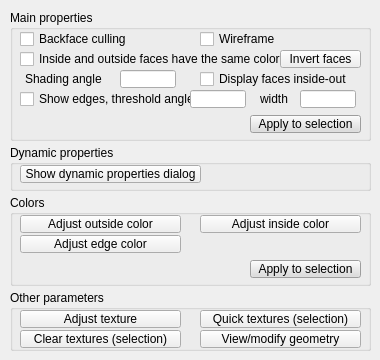
<?xml version="1.0" encoding="UTF-8"?>
<ui version="4.0">
 <class>CQDlgShapes</class>
 <widget class="QDialog" name="CQDlgShapes">
  <property name="windowModality">
   <enum>Qt::NonModal</enum>
  </property>
  <property name="geometry">
   <rect>
    <x>0</x>
    <y>0</y>
    <width>380</width>
    <height>360</height>
   </rect>
  </property>
  <property name="windowTitle">
   <string>Shape Properties</string>
  </property>
  <property name="windowOpacity">
   <double>1.000000000000000</double>
  </property>
  <property name="locale">
   <locale language="English" country="UnitedStates"/>
  </property>
  <property name="modal">
   <bool>false</bool>
  </property>
  <widget class="QGroupBox" name="groupBox">
   <property name="geometry">
    <rect>
     <x>10</x>
     <y>10</y>
     <width>361</width>
     <height>131</height>
    </rect>
   </property>
   <property name="title">
    <string>Main properties</string>
   </property>
   <property name="flat">
    <bool>true</bool>
   </property>
   <widget class="QCheckBox" name="qqBackfaceCulling">
    <property name="geometry">
     <rect>
      <x>10</x>
      <y>20</y>
      <width>151</width>
      <height>18</height>
     </rect>
    </property>
    <property name="focusPolicy">
     <enum>Qt::StrongFocus</enum>
    </property>
    <property name="text">
     <string>Backface culling</string>
    </property>
   </widget>
   <widget class="QCheckBox" name="qqWireframe">
    <property name="geometry">
     <rect>
      <x>190</x>
      <y>20</y>
      <width>151</width>
      <height>18</height>
     </rect>
    </property>
    <property name="focusPolicy">
     <enum>Qt::StrongFocus</enum>
    </property>
    <property name="text">
     <string>Wireframe</string>
    </property>
   </widget>
   <widget class="QCheckBox" name="qqSameColorInsideAndOutside">
    <property name="geometry">
     <rect>
      <x>10</x>
      <y>40</y>
      <width>261</width>
      <height>18</height>
     </rect>
    </property>
    <property name="focusPolicy">
     <enum>Qt::StrongFocus</enum>
    </property>
    <property name="text">
     <string>Inside and outside faces have the same color</string>
    </property>
   </widget>
   <widget class="QCheckBox" name="qqShowEdges">
    <property name="geometry">
     <rect>
      <x>10</x>
      <y>80</y>
      <width>171</width>
      <height>18</height>
     </rect>
    </property>
    <property name="focusPolicy">
     <enum>Qt::StrongFocus</enum>
    </property>
    <property name="text">
     <string>Show edges, threshold angle</string>
    </property>
   </widget>
   <widget class="QLineEdit" name="qqEdgesWidth">
    <property name="geometry">
     <rect>
      <x>290</x>
      <y>80</y>
      <width>56</width>
      <height>18</height>
     </rect>
    </property>
   </widget>
   <widget class="QLabel" name="label">
    <property name="geometry">
     <rect>
      <x>15</x>
      <y>60</y>
      <width>91</width>
      <height>18</height>
     </rect>
    </property>
    <property name="text">
     <string>Shading angle</string>
    </property>
   </widget>
   <widget class="QLineEdit" name="qqShadingAngle">
    <property name="geometry">
     <rect>
      <x>110</x>
      <y>60</y>
      <width>56</width>
      <height>18</height>
     </rect>
    </property>
   </widget>
   <widget class="QToolButton" name="qqApplyMain">
    <property name="geometry">
     <rect>
      <x>240</x>
      <y>105</y>
      <width>111</width>
      <height>18</height>
     </rect>
    </property>
    <property name="palette">
     <palette>
      <active>
       <colorrole role="WindowText">
        <brush brushstyle="SolidPattern">
         <color alpha="255">
          <red>0</red>
          <green>0</green>
          <blue>0</blue>
         </color>
        </brush>
       </colorrole>
       <colorrole role="Button">
        <brush brushstyle="SolidPattern">
         <color alpha="255">
          <red>220</red>
          <green>220</green>
          <blue>220</blue>
         </color>
        </brush>
       </colorrole>
       <colorrole role="Light">
        <brush brushstyle="SolidPattern">
         <color alpha="255">
          <red>255</red>
          <green>255</green>
          <blue>255</blue>
         </color>
        </brush>
       </colorrole>
       <colorrole role="Midlight">
        <brush brushstyle="SolidPattern">
         <color alpha="255">
          <red>237</red>
          <green>237</green>
          <blue>237</blue>
         </color>
        </brush>
       </colorrole>
       <colorrole role="Dark">
        <brush brushstyle="SolidPattern">
         <color alpha="255">
          <red>110</red>
          <green>110</green>
          <blue>110</blue>
         </color>
        </brush>
       </colorrole>
       <colorrole role="Mid">
        <brush brushstyle="SolidPattern">
         <color alpha="255">
          <red>147</red>
          <green>147</green>
          <blue>147</blue>
         </color>
        </brush>
       </colorrole>
       <colorrole role="Text">
        <brush brushstyle="SolidPattern">
         <color alpha="255">
          <red>0</red>
          <green>0</green>
          <blue>0</blue>
         </color>
        </brush>
       </colorrole>
       <colorrole role="BrightText">
        <brush brushstyle="SolidPattern">
         <color alpha="255">
          <red>255</red>
          <green>255</green>
          <blue>255</blue>
         </color>
        </brush>
       </colorrole>
       <colorrole role="ButtonText">
        <brush brushstyle="SolidPattern">
         <color alpha="255">
          <red>0</red>
          <green>0</green>
          <blue>0</blue>
         </color>
        </brush>
       </colorrole>
       <colorrole role="Base">
        <brush brushstyle="SolidPattern">
         <color alpha="255">
          <red>255</red>
          <green>255</green>
          <blue>255</blue>
         </color>
        </brush>
       </colorrole>
       <colorrole role="Window">
        <brush brushstyle="SolidPattern">
         <color alpha="255">
          <red>220</red>
          <green>220</green>
          <blue>220</blue>
         </color>
        </brush>
       </colorrole>
       <colorrole role="Shadow">
        <brush brushstyle="SolidPattern">
         <color alpha="255">
          <red>0</red>
          <green>0</green>
          <blue>0</blue>
         </color>
        </brush>
       </colorrole>
       <colorrole role="AlternateBase">
        <brush brushstyle="SolidPattern">
         <color alpha="255">
          <red>237</red>
          <green>237</green>
          <blue>237</blue>
         </color>
        </brush>
       </colorrole>
       <colorrole role="ToolTipBase">
        <brush brushstyle="SolidPattern">
         <color alpha="255">
          <red>255</red>
          <green>255</green>
          <blue>220</blue>
         </color>
        </brush>
       </colorrole>
       <colorrole role="ToolTipText">
        <brush brushstyle="SolidPattern">
         <color alpha="255">
          <red>0</red>
          <green>0</green>
          <blue>0</blue>
         </color>
        </brush>
       </colorrole>
      </active>
      <inactive>
       <colorrole role="WindowText">
        <brush brushstyle="SolidPattern">
         <color alpha="255">
          <red>0</red>
          <green>0</green>
          <blue>0</blue>
         </color>
        </brush>
       </colorrole>
       <colorrole role="Button">
        <brush brushstyle="SolidPattern">
         <color alpha="255">
          <red>220</red>
          <green>220</green>
          <blue>220</blue>
         </color>
        </brush>
       </colorrole>
       <colorrole role="Light">
        <brush brushstyle="SolidPattern">
         <color alpha="255">
          <red>255</red>
          <green>255</green>
          <blue>255</blue>
         </color>
        </brush>
       </colorrole>
       <colorrole role="Midlight">
        <brush brushstyle="SolidPattern">
         <color alpha="255">
          <red>237</red>
          <green>237</green>
          <blue>237</blue>
         </color>
        </brush>
       </colorrole>
       <colorrole role="Dark">
        <brush brushstyle="SolidPattern">
         <color alpha="255">
          <red>110</red>
          <green>110</green>
          <blue>110</blue>
         </color>
        </brush>
       </colorrole>
       <colorrole role="Mid">
        <brush brushstyle="SolidPattern">
         <color alpha="255">
          <red>147</red>
          <green>147</green>
          <blue>147</blue>
         </color>
        </brush>
       </colorrole>
       <colorrole role="Text">
        <brush brushstyle="SolidPattern">
         <color alpha="255">
          <red>0</red>
          <green>0</green>
          <blue>0</blue>
         </color>
        </brush>
       </colorrole>
       <colorrole role="BrightText">
        <brush brushstyle="SolidPattern">
         <color alpha="255">
          <red>255</red>
          <green>255</green>
          <blue>255</blue>
         </color>
        </brush>
       </colorrole>
       <colorrole role="ButtonText">
        <brush brushstyle="SolidPattern">
         <color alpha="255">
          <red>0</red>
          <green>0</green>
          <blue>0</blue>
         </color>
        </brush>
       </colorrole>
       <colorrole role="Base">
        <brush brushstyle="SolidPattern">
         <color alpha="255">
          <red>255</red>
          <green>255</green>
          <blue>255</blue>
         </color>
        </brush>
       </colorrole>
       <colorrole role="Window">
        <brush brushstyle="SolidPattern">
         <color alpha="255">
          <red>220</red>
          <green>220</green>
          <blue>220</blue>
         </color>
        </brush>
       </colorrole>
       <colorrole role="Shadow">
        <brush brushstyle="SolidPattern">
         <color alpha="255">
          <red>0</red>
          <green>0</green>
          <blue>0</blue>
         </color>
        </brush>
       </colorrole>
       <colorrole role="AlternateBase">
        <brush brushstyle="SolidPattern">
         <color alpha="255">
          <red>237</red>
          <green>237</green>
          <blue>237</blue>
         </color>
        </brush>
       </colorrole>
       <colorrole role="ToolTipBase">
        <brush brushstyle="SolidPattern">
         <color alpha="255">
          <red>255</red>
          <green>255</green>
          <blue>220</blue>
         </color>
        </brush>
       </colorrole>
       <colorrole role="ToolTipText">
        <brush brushstyle="SolidPattern">
         <color alpha="255">
          <red>0</red>
          <green>0</green>
          <blue>0</blue>
         </color>
        </brush>
       </colorrole>
      </inactive>
      <disabled>
       <colorrole role="WindowText">
        <brush brushstyle="SolidPattern">
         <color alpha="255">
          <red>110</red>
          <green>110</green>
          <blue>110</blue>
         </color>
        </brush>
       </colorrole>
       <colorrole role="Button">
        <brush brushstyle="SolidPattern">
         <color alpha="255">
          <red>220</red>
          <green>220</green>
          <blue>220</blue>
         </color>
        </brush>
       </colorrole>
       <colorrole role="Light">
        <brush brushstyle="SolidPattern">
         <color alpha="255">
          <red>255</red>
          <green>255</green>
          <blue>255</blue>
         </color>
        </brush>
       </colorrole>
       <colorrole role="Midlight">
        <brush brushstyle="SolidPattern">
         <color alpha="255">
          <red>237</red>
          <green>237</green>
          <blue>237</blue>
         </color>
        </brush>
       </colorrole>
       <colorrole role="Dark">
        <brush brushstyle="SolidPattern">
         <color alpha="255">
          <red>110</red>
          <green>110</green>
          <blue>110</blue>
         </color>
        </brush>
       </colorrole>
       <colorrole role="Mid">
        <brush brushstyle="SolidPattern">
         <color alpha="255">
          <red>147</red>
          <green>147</green>
          <blue>147</blue>
         </color>
        </brush>
       </colorrole>
       <colorrole role="Text">
        <brush brushstyle="SolidPattern">
         <color alpha="255">
          <red>110</red>
          <green>110</green>
          <blue>110</blue>
         </color>
        </brush>
       </colorrole>
       <colorrole role="BrightText">
        <brush brushstyle="SolidPattern">
         <color alpha="255">
          <red>255</red>
          <green>255</green>
          <blue>255</blue>
         </color>
        </brush>
       </colorrole>
       <colorrole role="ButtonText">
        <brush brushstyle="SolidPattern">
         <color alpha="255">
          <red>110</red>
          <green>110</green>
          <blue>110</blue>
         </color>
        </brush>
       </colorrole>
       <colorrole role="Base">
        <brush brushstyle="SolidPattern">
         <color alpha="255">
          <red>220</red>
          <green>220</green>
          <blue>220</blue>
         </color>
        </brush>
       </colorrole>
       <colorrole role="Window">
        <brush brushstyle="SolidPattern">
         <color alpha="255">
          <red>220</red>
          <green>220</green>
          <blue>220</blue>
         </color>
        </brush>
       </colorrole>
       <colorrole role="Shadow">
        <brush brushstyle="SolidPattern">
         <color alpha="255">
          <red>0</red>
          <green>0</green>
          <blue>0</blue>
         </color>
        </brush>
       </colorrole>
       <colorrole role="AlternateBase">
        <brush brushstyle="SolidPattern">
         <color alpha="255">
          <red>220</red>
          <green>220</green>
          <blue>220</blue>
         </color>
        </brush>
       </colorrole>
       <colorrole role="ToolTipBase">
        <brush brushstyle="SolidPattern">
         <color alpha="255">
          <red>255</red>
          <green>255</green>
          <blue>220</blue>
         </color>
        </brush>
       </colorrole>
       <colorrole role="ToolTipText">
        <brush brushstyle="SolidPattern">
         <color alpha="255">
          <red>0</red>
          <green>0</green>
          <blue>0</blue>
         </color>
        </brush>
       </colorrole>
      </disabled>
     </palette>
    </property>
    <property name="focusPolicy">
     <enum>Qt::StrongFocus</enum>
    </property>
    <property name="text">
     <string>Apply to selection</string>
    </property>
   </widget>
   <widget class="QToolButton" name="qqInvertFaces">
    <property name="geometry">
     <rect>
      <x>270</x>
      <y>40</y>
      <width>81</width>
      <height>18</height>
     </rect>
    </property>
    <property name="focusPolicy">
     <enum>Qt::StrongFocus</enum>
    </property>
    <property name="text">
     <string>Invert faces</string>
    </property>
   </widget>
   <widget class="QLineEdit" name="qqEdgesAngle">
    <property name="geometry">
     <rect>
      <x>180</x>
      <y>80</y>
      <width>56</width>
      <height>18</height>
     </rect>
    </property>
   </widget>
   <widget class="QLabel" name="label_2">
    <property name="geometry">
     <rect>
      <x>250</x>
      <y>80</y>
      <width>41</width>
      <height>18</height>
     </rect>
    </property>
    <property name="text">
     <string>width</string>
    </property>
   </widget>
   <widget class="QCheckBox" name="qqInsideOutDisplay">
    <property name="geometry">
     <rect>
      <x>190</x>
      <y>60</y>
      <width>151</width>
      <height>18</height>
     </rect>
    </property>
    <property name="focusPolicy">
     <enum>Qt::StrongFocus</enum>
    </property>
    <property name="text">
     <string>Display faces inside-out</string>
    </property>
   </widget>
  </widget>
  <widget class="QGroupBox" name="groupBox_2">
   <property name="geometry">
    <rect>
     <x>10</x>
     <y>145</y>
     <width>361</width>
     <height>46</height>
    </rect>
   </property>
   <property name="title">
    <string>Dynamic properties</string>
   </property>
   <property name="flat">
    <bool>true</bool>
   </property>
   <widget class="QToolButton" name="qqEditDynamics">
    <property name="geometry">
     <rect>
      <x>10</x>
      <y>20</y>
      <width>181</width>
      <height>18</height>
     </rect>
    </property>
    <property name="focusPolicy">
     <enum>Qt::StrongFocus</enum>
    </property>
    <property name="text">
     <string>Show dynamic properties dialog</string>
    </property>
    <property name="checkable">
     <bool>true</bool>
    </property>
   </widget>
  </widget>
  <widget class="QGroupBox" name="groupBox_3">
   <property name="geometry">
    <rect>
     <x>10</x>
     <y>195</y>
     <width>361</width>
     <height>91</height>
    </rect>
   </property>
   <property name="title">
    <string>Colors</string>
   </property>
   <property name="flat">
    <bool>true</bool>
   </property>
   <widget class="QToolButton" name="qqAdjustOutsideColor">
    <property name="geometry">
     <rect>
      <x>10</x>
      <y>20</y>
      <width>161</width>
      <height>18</height>
     </rect>
    </property>
    <property name="focusPolicy">
     <enum>Qt::StrongFocus</enum>
    </property>
    <property name="text">
     <string>Adjust outside color</string>
    </property>
   </widget>
   <widget class="QToolButton" name="qqAdjustInsideColor">
    <property name="geometry">
     <rect>
      <x>190</x>
      <y>20</y>
      <width>161</width>
      <height>18</height>
     </rect>
    </property>
    <property name="focusPolicy">
     <enum>Qt::StrongFocus</enum>
    </property>
    <property name="text">
     <string>Adjust inside color</string>
    </property>
   </widget>
   <widget class="QToolButton" name="qqAdjustEdgeColor">
    <property name="geometry">
     <rect>
      <x>10</x>
      <y>40</y>
      <width>161</width>
      <height>18</height>
     </rect>
    </property>
    <property name="focusPolicy">
     <enum>Qt::StrongFocus</enum>
    </property>
    <property name="text">
     <string>Adjust edge color</string>
    </property>
   </widget>
   <widget class="QToolButton" name="qqApplyColors">
    <property name="geometry">
     <rect>
      <x>240</x>
      <y>65</y>
      <width>111</width>
      <height>18</height>
     </rect>
    </property>
    <property name="palette">
     <palette>
      <active>
       <colorrole role="WindowText">
        <brush brushstyle="SolidPattern">
         <color alpha="255">
          <red>0</red>
          <green>0</green>
          <blue>0</blue>
         </color>
        </brush>
       </colorrole>
       <colorrole role="Button">
        <brush brushstyle="SolidPattern">
         <color alpha="255">
          <red>220</red>
          <green>220</green>
          <blue>220</blue>
         </color>
        </brush>
       </colorrole>
       <colorrole role="Light">
        <brush brushstyle="SolidPattern">
         <color alpha="255">
          <red>255</red>
          <green>255</green>
          <blue>255</blue>
         </color>
        </brush>
       </colorrole>
       <colorrole role="Midlight">
        <brush brushstyle="SolidPattern">
         <color alpha="255">
          <red>237</red>
          <green>237</green>
          <blue>237</blue>
         </color>
        </brush>
       </colorrole>
       <colorrole role="Dark">
        <brush brushstyle="SolidPattern">
         <color alpha="255">
          <red>110</red>
          <green>110</green>
          <blue>110</blue>
         </color>
        </brush>
       </colorrole>
       <colorrole role="Mid">
        <brush brushstyle="SolidPattern">
         <color alpha="255">
          <red>147</red>
          <green>147</green>
          <blue>147</blue>
         </color>
        </brush>
       </colorrole>
       <colorrole role="Text">
        <brush brushstyle="SolidPattern">
         <color alpha="255">
          <red>0</red>
          <green>0</green>
          <blue>0</blue>
         </color>
        </brush>
       </colorrole>
       <colorrole role="BrightText">
        <brush brushstyle="SolidPattern">
         <color alpha="255">
          <red>255</red>
          <green>255</green>
          <blue>255</blue>
         </color>
        </brush>
       </colorrole>
       <colorrole role="ButtonText">
        <brush brushstyle="SolidPattern">
         <color alpha="255">
          <red>0</red>
          <green>0</green>
          <blue>0</blue>
         </color>
        </brush>
       </colorrole>
       <colorrole role="Base">
        <brush brushstyle="SolidPattern">
         <color alpha="255">
          <red>255</red>
          <green>255</green>
          <blue>255</blue>
         </color>
        </brush>
       </colorrole>
       <colorrole role="Window">
        <brush brushstyle="SolidPattern">
         <color alpha="255">
          <red>220</red>
          <green>220</green>
          <blue>220</blue>
         </color>
        </brush>
       </colorrole>
       <colorrole role="Shadow">
        <brush brushstyle="SolidPattern">
         <color alpha="255">
          <red>0</red>
          <green>0</green>
          <blue>0</blue>
         </color>
        </brush>
       </colorrole>
       <colorrole role="AlternateBase">
        <brush brushstyle="SolidPattern">
         <color alpha="255">
          <red>237</red>
          <green>237</green>
          <blue>237</blue>
         </color>
        </brush>
       </colorrole>
       <colorrole role="ToolTipBase">
        <brush brushstyle="SolidPattern">
         <color alpha="255">
          <red>255</red>
          <green>255</green>
          <blue>220</blue>
         </color>
        </brush>
       </colorrole>
       <colorrole role="ToolTipText">
        <brush brushstyle="SolidPattern">
         <color alpha="255">
          <red>0</red>
          <green>0</green>
          <blue>0</blue>
         </color>
        </brush>
       </colorrole>
      </active>
      <inactive>
       <colorrole role="WindowText">
        <brush brushstyle="SolidPattern">
         <color alpha="255">
          <red>0</red>
          <green>0</green>
          <blue>0</blue>
         </color>
        </brush>
       </colorrole>
       <colorrole role="Button">
        <brush brushstyle="SolidPattern">
         <color alpha="255">
          <red>220</red>
          <green>220</green>
          <blue>220</blue>
         </color>
        </brush>
       </colorrole>
       <colorrole role="Light">
        <brush brushstyle="SolidPattern">
         <color alpha="255">
          <red>255</red>
          <green>255</green>
          <blue>255</blue>
         </color>
        </brush>
       </colorrole>
       <colorrole role="Midlight">
        <brush brushstyle="SolidPattern">
         <color alpha="255">
          <red>237</red>
          <green>237</green>
          <blue>237</blue>
         </color>
        </brush>
       </colorrole>
       <colorrole role="Dark">
        <brush brushstyle="SolidPattern">
         <color alpha="255">
          <red>110</red>
          <green>110</green>
          <blue>110</blue>
         </color>
        </brush>
       </colorrole>
       <colorrole role="Mid">
        <brush brushstyle="SolidPattern">
         <color alpha="255">
          <red>147</red>
          <green>147</green>
          <blue>147</blue>
         </color>
        </brush>
       </colorrole>
       <colorrole role="Text">
        <brush brushstyle="SolidPattern">
         <color alpha="255">
          <red>0</red>
          <green>0</green>
          <blue>0</blue>
         </color>
        </brush>
       </colorrole>
       <colorrole role="BrightText">
        <brush brushstyle="SolidPattern">
         <color alpha="255">
          <red>255</red>
          <green>255</green>
          <blue>255</blue>
         </color>
        </brush>
       </colorrole>
       <colorrole role="ButtonText">
        <brush brushstyle="SolidPattern">
         <color alpha="255">
          <red>0</red>
          <green>0</green>
          <blue>0</blue>
         </color>
        </brush>
       </colorrole>
       <colorrole role="Base">
        <brush brushstyle="SolidPattern">
         <color alpha="255">
          <red>255</red>
          <green>255</green>
          <blue>255</blue>
         </color>
        </brush>
       </colorrole>
       <colorrole role="Window">
        <brush brushstyle="SolidPattern">
         <color alpha="255">
          <red>220</red>
          <green>220</green>
          <blue>220</blue>
         </color>
        </brush>
       </colorrole>
       <colorrole role="Shadow">
        <brush brushstyle="SolidPattern">
         <color alpha="255">
          <red>0</red>
          <green>0</green>
          <blue>0</blue>
         </color>
        </brush>
       </colorrole>
       <colorrole role="AlternateBase">
        <brush brushstyle="SolidPattern">
         <color alpha="255">
          <red>237</red>
          <green>237</green>
          <blue>237</blue>
         </color>
        </brush>
       </colorrole>
       <colorrole role="ToolTipBase">
        <brush brushstyle="SolidPattern">
         <color alpha="255">
          <red>255</red>
          <green>255</green>
          <blue>220</blue>
         </color>
        </brush>
       </colorrole>
       <colorrole role="ToolTipText">
        <brush brushstyle="SolidPattern">
         <color alpha="255">
          <red>0</red>
          <green>0</green>
          <blue>0</blue>
         </color>
        </brush>
       </colorrole>
      </inactive>
      <disabled>
       <colorrole role="WindowText">
        <brush brushstyle="SolidPattern">
         <color alpha="255">
          <red>110</red>
          <green>110</green>
          <blue>110</blue>
         </color>
        </brush>
       </colorrole>
       <colorrole role="Button">
        <brush brushstyle="SolidPattern">
         <color alpha="255">
          <red>220</red>
          <green>220</green>
          <blue>220</blue>
         </color>
        </brush>
       </colorrole>
       <colorrole role="Light">
        <brush brushstyle="SolidPattern">
         <color alpha="255">
          <red>255</red>
          <green>255</green>
          <blue>255</blue>
         </color>
        </brush>
       </colorrole>
       <colorrole role="Midlight">
        <brush brushstyle="SolidPattern">
         <color alpha="255">
          <red>237</red>
          <green>237</green>
          <blue>237</blue>
         </color>
        </brush>
       </colorrole>
       <colorrole role="Dark">
        <brush brushstyle="SolidPattern">
         <color alpha="255">
          <red>110</red>
          <green>110</green>
          <blue>110</blue>
         </color>
        </brush>
       </colorrole>
       <colorrole role="Mid">
        <brush brushstyle="SolidPattern">
         <color alpha="255">
          <red>147</red>
          <green>147</green>
          <blue>147</blue>
         </color>
        </brush>
       </colorrole>
       <colorrole role="Text">
        <brush brushstyle="SolidPattern">
         <color alpha="255">
          <red>110</red>
          <green>110</green>
          <blue>110</blue>
         </color>
        </brush>
       </colorrole>
       <colorrole role="BrightText">
        <brush brushstyle="SolidPattern">
         <color alpha="255">
          <red>255</red>
          <green>255</green>
          <blue>255</blue>
         </color>
        </brush>
       </colorrole>
       <colorrole role="ButtonText">
        <brush brushstyle="SolidPattern">
         <color alpha="255">
          <red>110</red>
          <green>110</green>
          <blue>110</blue>
         </color>
        </brush>
       </colorrole>
       <colorrole role="Base">
        <brush brushstyle="SolidPattern">
         <color alpha="255">
          <red>220</red>
          <green>220</green>
          <blue>220</blue>
         </color>
        </brush>
       </colorrole>
       <colorrole role="Window">
        <brush brushstyle="SolidPattern">
         <color alpha="255">
          <red>220</red>
          <green>220</green>
          <blue>220</blue>
         </color>
        </brush>
       </colorrole>
       <colorrole role="Shadow">
        <brush brushstyle="SolidPattern">
         <color alpha="255">
          <red>0</red>
          <green>0</green>
          <blue>0</blue>
         </color>
        </brush>
       </colorrole>
       <colorrole role="AlternateBase">
        <brush brushstyle="SolidPattern">
         <color alpha="255">
          <red>220</red>
          <green>220</green>
          <blue>220</blue>
         </color>
        </brush>
       </colorrole>
       <colorrole role="ToolTipBase">
        <brush brushstyle="SolidPattern">
         <color alpha="255">
          <red>255</red>
          <green>255</green>
          <blue>220</blue>
         </color>
        </brush>
       </colorrole>
       <colorrole role="ToolTipText">
        <brush brushstyle="SolidPattern">
         <color alpha="255">
          <red>0</red>
          <green>0</green>
          <blue>0</blue>
         </color>
        </brush>
       </colorrole>
      </disabled>
     </palette>
    </property>
    <property name="focusPolicy">
     <enum>Qt::StrongFocus</enum>
    </property>
    <property name="text">
     <string>Apply to selection</string>
    </property>
   </widget>
  </widget>
  <widget class="QGroupBox" name="groupBox_4">
   <property name="geometry">
    <rect>
     <x>10</x>
     <y>290</y>
     <width>361</width>
     <height>61</height>
    </rect>
   </property>
   <property name="title">
    <string>Other parameters</string>
   </property>
   <property name="flat">
    <bool>true</bool>
   </property>
   <widget class="QToolButton" name="qqTexture">
    <property name="geometry">
     <rect>
      <x>10</x>
      <y>20</y>
      <width>161</width>
      <height>18</height>
     </rect>
    </property>
    <property name="focusPolicy">
     <enum>Qt::StrongFocus</enum>
    </property>
    <property name="text">
     <string>Adjust texture</string>
    </property>
   </widget>
   <widget class="QToolButton" name="qqGeometry">
    <property name="geometry">
     <rect>
      <x>190</x>
      <y>40</y>
      <width>161</width>
      <height>18</height>
     </rect>
    </property>
    <property name="focusPolicy">
     <enum>Qt::StrongFocus</enum>
    </property>
    <property name="text">
     <string>View/modify geometry</string>
    </property>
   </widget>
   <widget class="QToolButton" name="qqDirtTexture">
    <property name="geometry">
     <rect>
      <x>190</x>
      <y>20</y>
      <width>161</width>
      <height>18</height>
     </rect>
    </property>
    <property name="focusPolicy">
     <enum>Qt::StrongFocus</enum>
    </property>
    <property name="text">
     <string>Quick textures (selection)</string>
    </property>
   </widget>
   <widget class="QToolButton" name="qqClearTextures">
    <property name="geometry">
     <rect>
      <x>10</x>
      <y>40</y>
      <width>161</width>
      <height>18</height>
     </rect>
    </property>
    <property name="focusPolicy">
     <enum>Qt::StrongFocus</enum>
    </property>
    <property name="text">
     <string>Clear textures (selection)</string>
    </property>
   </widget>
  </widget>
 </widget>
 <tabstops>
  <tabstop>qqBackfaceCulling</tabstop>
  <tabstop>qqWireframe</tabstop>
  <tabstop>qqSameColorInsideAndOutside</tabstop>
  <tabstop>qqInvertFaces</tabstop>
  <tabstop>qqShadingAngle</tabstop>
  <tabstop>qqInsideOutDisplay</tabstop>
  <tabstop>qqShowEdges</tabstop>
  <tabstop>qqEdgesAngle</tabstop>
  <tabstop>qqEdgesWidth</tabstop>
  <tabstop>qqApplyMain</tabstop>
  <tabstop>qqEditDynamics</tabstop>
  <tabstop>qqAdjustOutsideColor</tabstop>
  <tabstop>qqAdjustInsideColor</tabstop>
  <tabstop>qqAdjustEdgeColor</tabstop>
  <tabstop>qqApplyColors</tabstop>
  <tabstop>qqTexture</tabstop>
  <tabstop>qqDirtTexture</tabstop>
  <tabstop>qqClearTextures</tabstop>
  <tabstop>qqGeometry</tabstop>
 </tabstops>
 <resources/>
 <connections/>
</ui>
